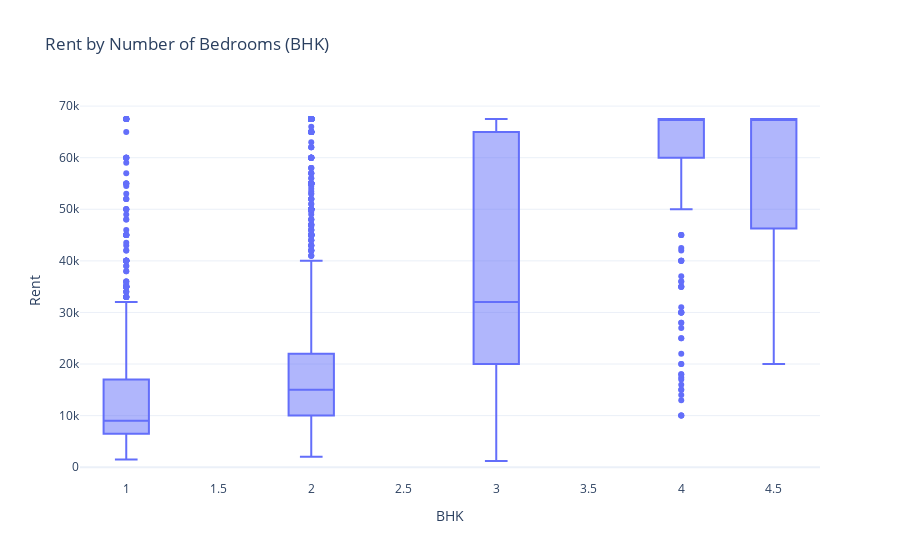

The notebook cell saved with this chart:
### Code cell
# 5. Box Plot: Rent by Bedrooms
fig = px.box(
    df,
    x="BHK",
    y="Rent",
    title="Rent by Number of Bedrooms (BHK)",
    template="plotly_white"
)
fig.show()
save_figure(fig, "rent_by_bhk.png")

### Figure 1 — Plotly figure (JSON) as saved in the notebook; plotly's stock layout.template omitted (floating-point values rounded to 4 significant figures; data arrays with more than 128 entries replaced by an {"elided": "..."} marker saying what was removed)
{"data": [{"alignmentgroup": "True", "hovertemplate": "BHK=%{x}<br>Rent=%{y}<extra></extra>", "legendgroup": "", "marker": {"color": "#636efa"}, "name": "", "notched": false, "offsetgroup": "", "orientation": "v", "showlegend": false, "type": "box", "x": {"elided": "4686 float values"}, "x0": " ", "xaxis": "x", "y": {"elided": "4686 float values"}, "y0": " ", "yaxis": "y"}], "layout": {"boxmode": "group", "legend": {"tracegroupgap": 0}, "title": {"text": "Rent by Number of Bedrooms (BHK)"}, "xaxis": {"anchor": "y", "domain": [0, 1], "title": {"text": "BHK"}}, "yaxis": {"anchor": "x", "domain": [0, 1], "title": {"text": "Rent"}}}}
